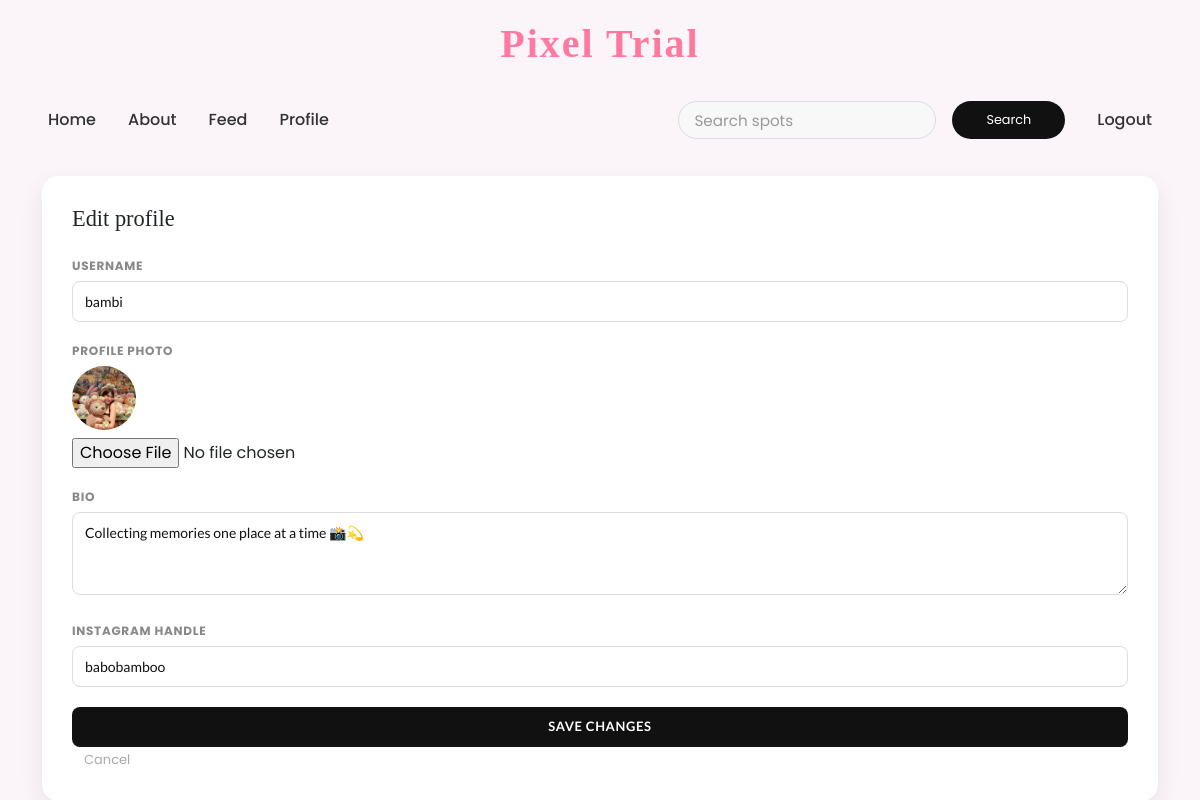
The page /edit-profile (signed in) on the database its author committed.
### tables this page shows
CREATE TABLE users (
    id          INTEGER PRIMARY KEY AUTOINCREMENT,
    username    TEXT UNIQUE NOT NULL,
    email       TEXT UNIQUE,
    password    TEXT NOT NULL,
    role        TEXT DEFAULT 'user',
    is_admin    INTEGER DEFAULT 0
);

CREATE TABLE profiles (
    id            INTEGER PRIMARY KEY AUTOINCREMENT,
    user_id       INTEGER UNIQUE NOT NULL,
    bio           TEXT,
    profile_photo TEXT DEFAULT 'default.jpg',
    instagram     TEXT,
    FOREIGN KEY(user_id) REFERENCES users(id)
);

### app.py (the view, shortened to what this page needs)
@app.route("/edit-profile", methods=["GET", "POST"])
def edit_profile():
    if "user_id" not in session:
        return redirect("/login")
    user_id = session["user_id"]
    db = get_db()
    user = db.execute("""
        SELECT
            users.id,
            users.username,
            profiles.bio,
            profiles.profile_photo,
            profiles.instagram
        FROM users
        LEFT JOIN profiles ON users.id = profiles.user_id
        WHERE users.id = ?
    """, (user_id,)).fetchone()
    db.close()
    return render_template("edit_profile.html", user=user)

### app.py (called while the page is built)
@app.context_processor
def inject_site_name():
    return {"siteName": "Pixel Trial"}

def get_db():
    conn = sqlite3.connect(DB_PATH)
    conn.row_factory = sqlite3.Row
    return conn

@app.before_request
def check_user_session():
    if 'user_id' in session:
        db = get_db()
        user = db.execute(
            'SELECT id, role, is_admin FROM users WHERE id = ?',
            (session['user_id'],)
        ).fetchone()
        db.close()
        if not user:
            session.clear()
        else:
            session['role'] = user['role']
            session['is_admin'] = bool(user['is_admin'])

### templates/edit_profile.html (shortened to what this page needs)
{% extends "base.html" %}
{% block content %}
<div class="ep-wrap">
  <h1 class="ep-title">Edit profile</h1>
  <form action="{{ url_for('edit_profile') }}" method="POST" enctype="multipart/form-data">
    <div class="ep-field">
      <label for="username">Username</label>
      <input type="text" id="username" name="username"
             value="{{ user.username or '' }}" required>
    </div>
    <div class="ep-field">
      <label>Profile photo</label>
      {% if user.profile_photo and user.profile_photo != 'default.jpg' %}
        <img class="ep-current-photo"
             src="{{ url_for('static', filename='images/profiles/' ~ user.profile_photo) }}"
             alt="current photo">
      {% endif %}
      <input type="file" name="profile_photo" accept="image/*">
    </div>
    <div class="ep-field">
      <label for="bio">Bio</label>
      <textarea id="bio" name="bio" rows="3" placeholder="Tell people about yourself...">{{ user.bio or '' }}</textarea>
    </div>
    <div class="ep-field">
      <label for="instagram">Instagram handle</label>
      <input type="text" id="instagram" name="instagram"
             placeholder="username (no @)"
             value="{{ user.instagram or '' }}">
    </div>
    <button type="submit" class="ep-btn">Save changes</button>
    <a href="{{ url_for('profile', user_id=session['user_id']) }}" class="ep-cancel">Cancel</a>
  </form>
</div>
{% endblock %}

### static/styles.css (style rules this page uses)
* { margin: 0; padding: 0; box-sizing: border-box; font-family: 'Poppins', sans-serif; }
body { background: #fbf4f8; margin: 0; padding: 0; }
button { width: 100%; height: 40px; background: #fff; border: none; outline: none; border-radius: 40px; cursor: pointer; font-size: 1em; color: #000; font-weight: 500; }
.ep-wrap { background: white; padding: 30px; border-radius: 16px; box-shadow: 0 10px 25px rgba(0,0,0,0.08); }
.ep-title { font-family: 'Playfair Display', serif; font-size: 1.4rem; font-weight: 400; margin: 0 0 1.5rem; }
.ep-field { margin-bottom: 1.25rem; }
.ep-field label { display: block; font-size: 12px; font-weight: 700; text-transform: uppercase; letter-spacing: 0.06em; color: #888; margin-bottom: 6px; }
.ep-field input[type="text"], .ep-field textarea { width: 100%; padding: 9px 12px; border: 1px solid #ddd; border-radius: 8px; font-family: 'Lato', sans-serif; font-size: 14px; color: #111; box-sizing: border-box; }
.ep-field textarea { resize: vertical; }
.ep-current-photo { width: 64px; height: 64px; border-radius: 50%; object-fit: cover; display: block; margin-bottom: 8px; }
.ep-btn { padding: 10px 28px; background: #111; color: #fff; border: none; border-radius: 8px; font-family: 'Lato', sans-serif; font-size: 13px; font-weight: 700; letter-spacing: 0.05em; text-transform: uppercase; cursor: pointer; }
.ep-cancel { margin-left: 12px; font-size: 13px; color: #aaa; text-decoration: none; }
:root { --gold: #c8a96e; --gold-lt: #f0e4c4; --ink: #111110; --ink-2: #444440; --ink-3: #888880; --paper: #faf9f6; --border: #e0ddd5; --radius: 12px; --shadow: 0 4px 24px rgba(0,0,0,.08); --hd: 'Cormorant Garamond', Georgia, serif; --bd: 'DM Sans', system-ui, sans-serif; }

### rows shown on the page
users: username "bambi"
profiles: profile_photo (picture), bio "Collecting memories one place at a time 📸💫", instagram "babobamboo"
